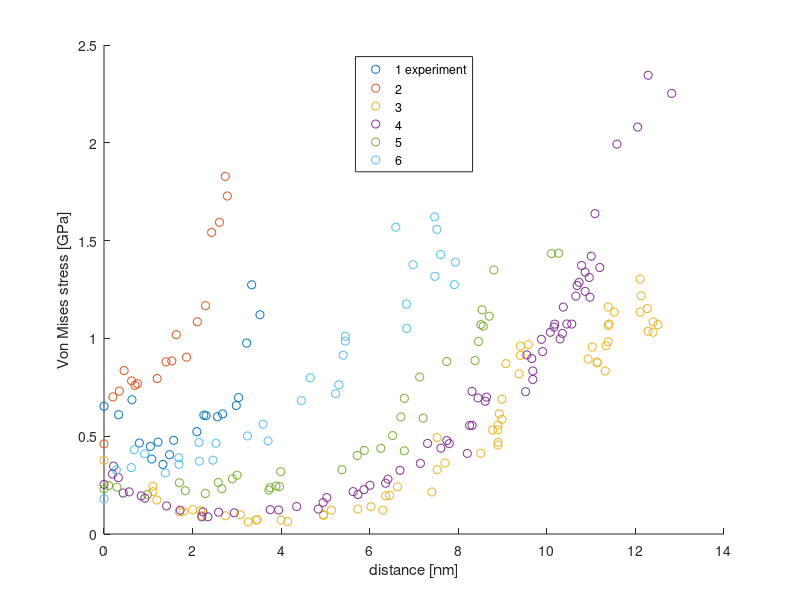

MATLAB code to generate this figure:
%Code to determine the yield stress of the Ag junction from in situ
%experiments
clc
close all 
load Raw_data.mat
DFf=[8.9 8 27 40 16 16]; %nN: uncertainty in friction force
DFn=[7.6 7.4 37 55 21 20]; %nN: uncertainty in normal force
Dd=.9; %nm: uncertainty in position
figure 
hold on
for i=1:6
clearvars -except i DFf DFn Dd rawdata stressdata
dist=rawdata(i).dist; dist=dist-min(dist);Ff=rawdata(i).Ff; diam=rawdata(i).diam; Fn=rawdata(i).Fn;  
[Y,I]=sort(dist); dist=Y;Ff=Ff(I);Fn=Fn(I);diam=diam(I);
shear= Ff./(pi*(diam.^2));
Dshear=sqrt((DFf(i)./((pi*diam).^2/4)).^2+(Dd*2*Ff./(pi*diam.^3/4)).^2);
norm=(Fn./(pi*(diam/2).^2));
Dnorm=sqrt((DFn(i)./(pi*diam.^2/4)).^2+(Dd*2*Fn./(pi*diam.^3/4)).^2);
width=12;height=12; 
VM=sqrt(norm.^2+3*shear.^2);
DVM=sqrt((.5*VM.^-1.*(2*norm.*Dnorm)).^2+(.5*VM.^-1.*(6*shear.*Dshear)).^2);

stressdata(i).dist=dist;
stressdata(i).VM=VM;
stressdata(i).norm=norm;
stressdata(i).shear=shear;

scatter(stressdata(i).dist,stressdata(i).VM)
end
clearvars -except stressdata rawdata
legend('1 experiment','2','3','4','5','6','Location','north')
xlabel('distance [nm]')
ylabel('Von Mises stress [GPa]')